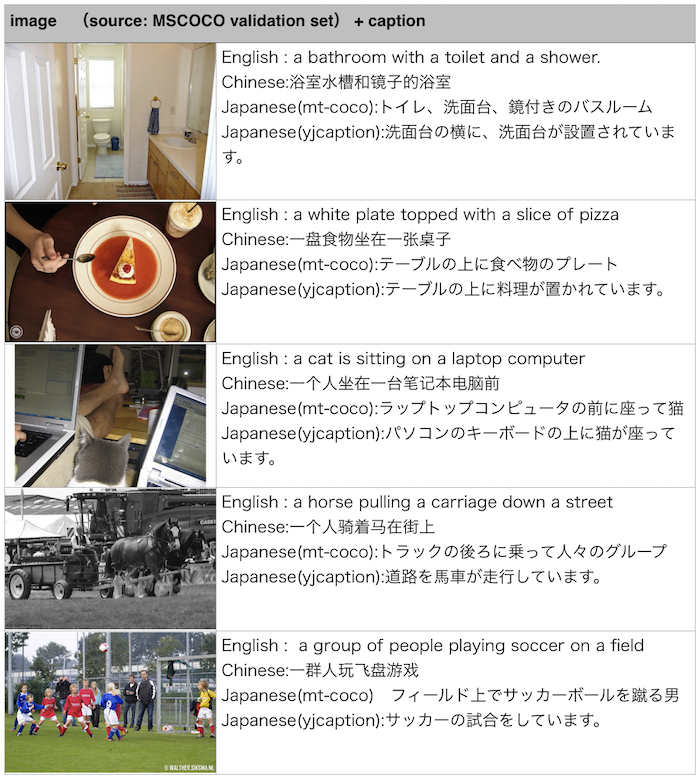
#> input picture sample.png, 700 x 776 px
$ python -i image_loader.py   (imports and definitions only)   (older library calls are emulated)
#> lines starting #> are read from the running program, lines starting #| are printed output that depends on the picture
#!/usr/bin/env python
# -*- coding: utf-8 -*-

'''
The class to read and crop image and output as numpy array.

The implementatin is partly taken from the following
https://github.com/dsanno/chainer-recognize/blob/master/model.py#L32-L45
http://qiita.com/dsanno/items/2c9ccfc53b5019475e0e#画像をnumpy配列に変換する
'''

import numpy as np
from PIL import Image
import scipy.misc


class Image_loader(object):
    def __init__(self,mean=None):

        #define mean
        #mean is a channelwise mean
        if mean == None:
            self.mean_image = np.zeros((3,1,1))
        elif mean == "imagenet":
            mean_image = np.ndarray((3, 224, 224), dtype=np.float32)
            mean_image[0] = 103.939
            mean_image[1] = 116.779
            mean_image[2] = 123.68
            self.mean_image = mean_image
        else:
            self.mean_image = mean#user specified mean

    def load(self,image_path,image_w=224,image_h=224,expand_batch_dim=True):
        '''
        given path, load and resize.
        the output will be croped image whose size is image_w x image_h
        '''
#> called with image_path = '../sample.png', image_w = 224, image_h = 224, expand_batch_dim = True
        image = Image.open(image_path).convert('RGB')
        return self.resise(image,image_w,image_h,expand_batch_dim)

    def resise(self,image,image_w=224,image_h=224,expand_batch_dim=True):
        '''
        given image numpy array, resize
        the output will be croped image whose size is image_w x image_h
        '''
#> called with image_w = 224, image_h = 224, expand_batch_dim = True
        w, h = image.size
#> w = 700; h = 776
        if w > h:
            shape = (image_w * w // h, image_h)
        else:
            shape = (image_w, image_h * h // w)
#> shape = (224, 248)
        x = (shape[0] - image_w) // 2
#> x = 0
        y = (shape[1] - image_h) // 2
#> y = 12
        pixels = np.asarray(image.resize(shape).crop((x, y, x + image_w, y + image_h))).astype(np.float32)
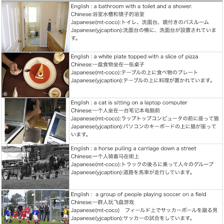
#> pixels: shape (224, 224, 3) float32; mean R, G, B 206.4, 203.6, 200.8
        pixels = pixels[:,:,::-1].transpose(2,0,1)
        pixels -= self.mean_image
        if expand_batch_dim:
            return pixels.reshape((1,) + pixels.shape)
        else:
            return pixels

    def save(self,np_image,file_path):
        '''
        given numpy array (that is generated by self.resise() ), save it into file

        '''
        np_image=np_image.transpose(1,2,0)[:,:,::-1]#reverse rgb channel and tensor shape
        scipy.misc.imsave(file_path, np_image)

>>> result = Image_loader().load('../sample.png')
